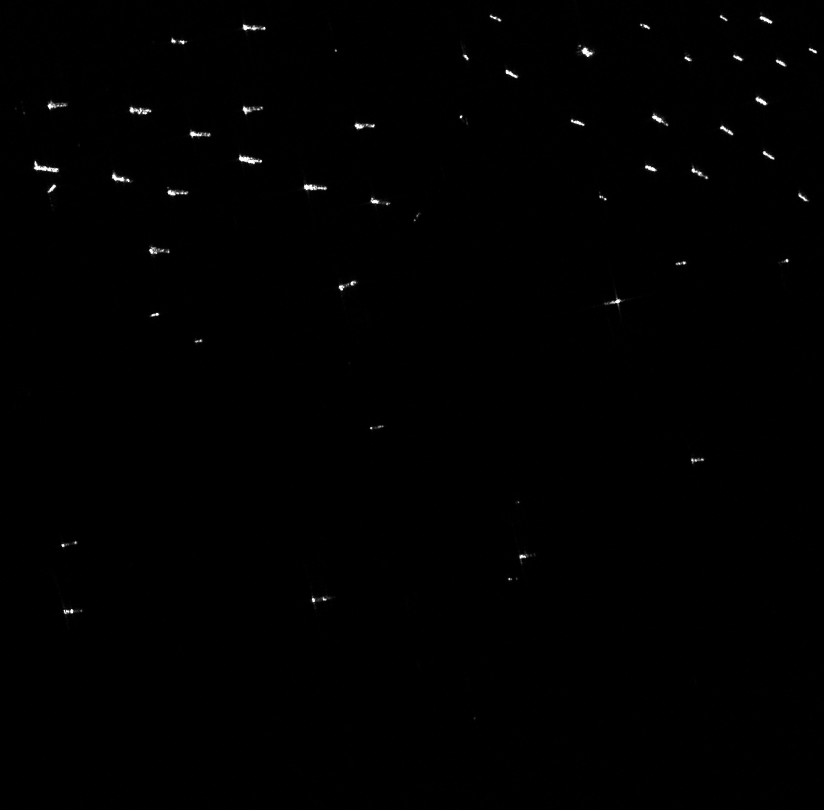
#> input picture tester2.png, 2472 x 2430 px (shown at 1/3 size)
$ python -i annotation.py   (imports and definitions only)
#> lines starting #> are read from the running program, lines starting #| are printed output that depends on the picture; after the words box and inside, x2 and y2 are one past the last pixel; in counts of white or black regions, pixels touching at a corner belong together
#> further down, picture is the input picture: shape (2430, 2472, 3); min 0, max 255, mean 1
### sentinel_analysis/application/shutdown.py
"""Cooperative shutdown coordinator and signal management."""

import atexit
import logging
import os
import signal
import sys
import threading
import time
from collections.abc import Callable
from typing import Any

logger = logging.getLogger(__name__)


class ShutdownCoordinator:
    """Manages application-wide graceful shutdown with a hard deadline watchdog."""

    def __init__(self) -> None:
        self._shutdown_event = threading.Event()
        self._lock = threading.Lock()
        self._cleanup_callbacks: list[tuple[int, Callable[[], Any]]] = []
        self._watchdog_started = False
        self._is_handling_signal = False
        self._installed = False

    # [4 lines left out: function is_shutting_down, not called in this run]

    def wait(self, timeout: float | None = None) -> bool:
        """Wait for shutdown signal or timeout. Returns True if shutdown was signaled."""
        return self._shutdown_event.wait(timeout=timeout)

    # [119 lines left out: functions sleep, register_cleanup, unregister_cleanup, _start_watchdog, reset, request_shutdown and 3 more, not called in this run]


# Global singleton instance
shutdown_coordinator = ShutdownCoordinator()

### sentinel_analysis/interfaces/desktop/annotation.py
"""OpenCV implementation of the interactive annotation editor port."""

from pathlib import Path

import cv2
import numpy as np

from sentinel_analysis.application.ports.annotation import AnnotationTile
from sentinel_analysis.application.shutdown import shutdown_coordinator


# [15 lines left out: functions load_image, mask_image_with_dem, not called in this run]


def rough_ship_boxes(
    image: np.ndarray,
    minimum_area: float = 50,
    maximum_area: float = 5000,
    threshold: int = 40,
) -> list[tuple[int, int, int, int]]:
#> called with minimum_area = 50, maximum_area = 5000, threshold = 40
    if minimum_area < 0 or maximum_area <= minimum_area:
        raise ValueError("Detection area limits must be ordered positive values")
    if not 0 <= threshold <= 255:
        raise ValueError("Detection threshold must be between 0 and 255")
    _, binary = cv2.threshold(image, threshold, 255, cv2.THRESH_BINARY)
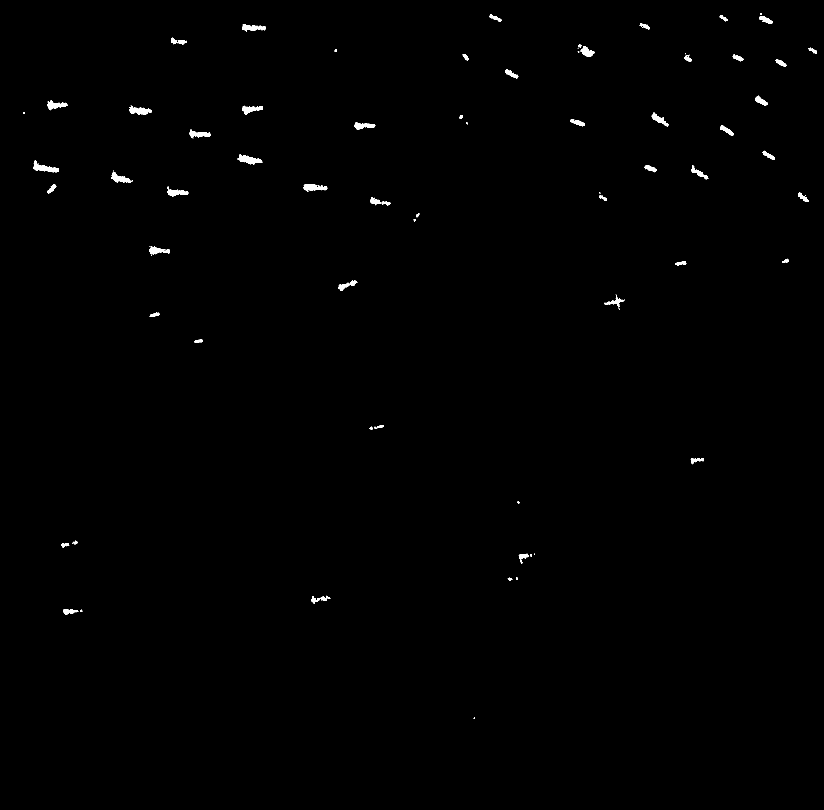
#> binary: shape (2430, 2472, 3) (shown at 1/3 size); 0.41% white; 94 white regions (26 under 20 px), largest, box (x1, y1, x2, y2) and area: (715, 464, 787, 493) 1141, (100, 482, 177, 517) 1128, (388, 316, 455, 345) 1007
    dilated = cv2.dilate(binary, np.ones((5, 5), np.uint8), iterations=2)
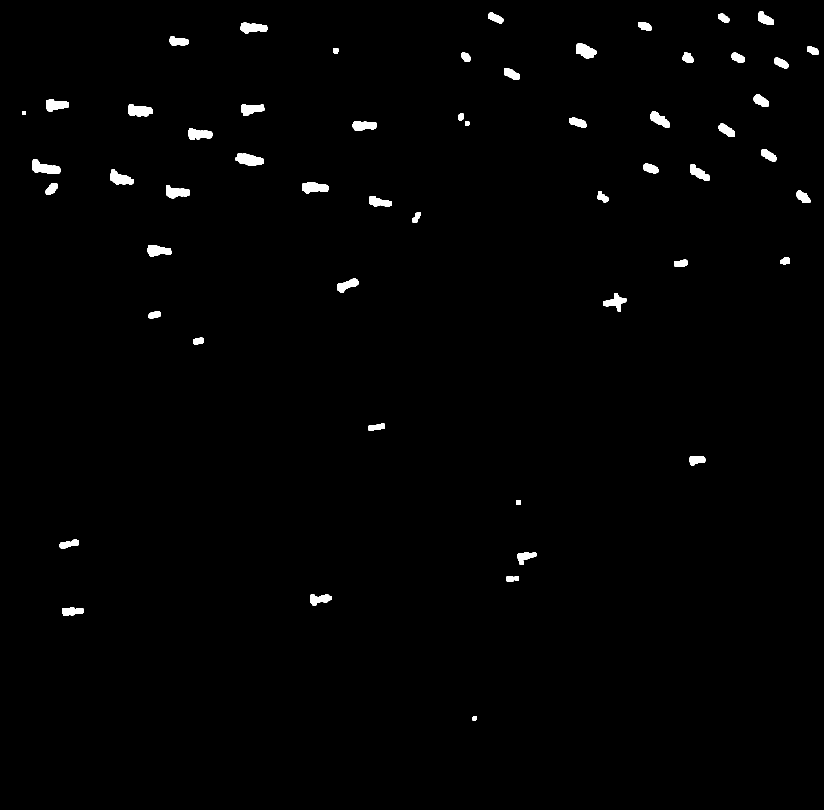
#> dilated: shape (2430, 2472, 3) (shown at 1/3 size); 1% white; 56 white regions, largest, box (x1, y1, x2, y2) and area: (96, 478, 181, 521) 2233, (707, 460, 791, 497) 2157, (384, 312, 459, 349) 2011
#> (the run stopped early here; a loop or call above may not have finished)

$ run again, on tester3.png
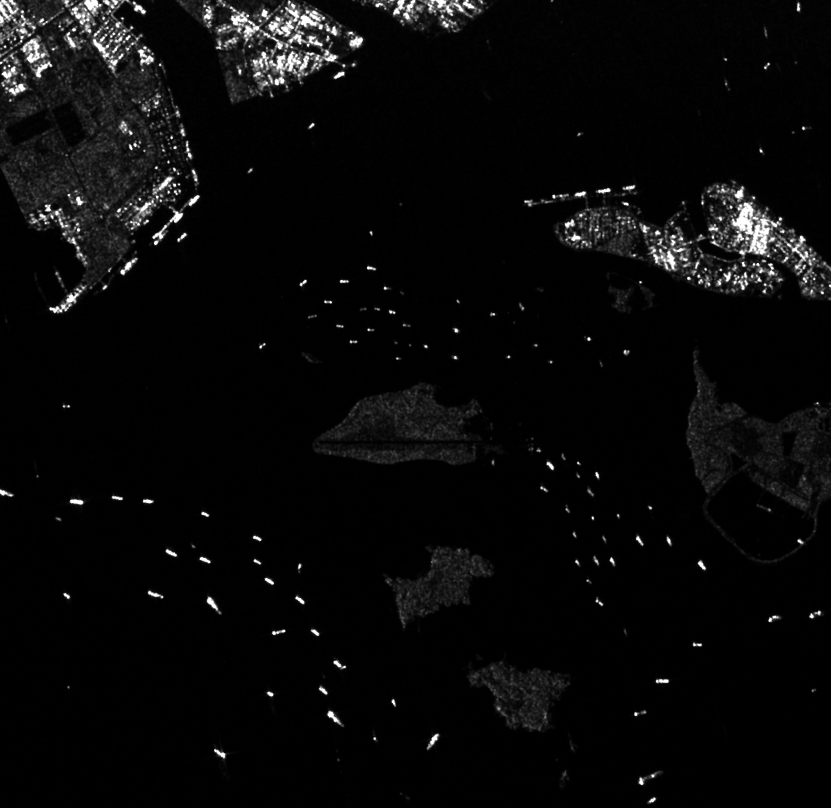
#> input picture tester3.png, 2491 x 2422 px (shown at 1/3 size)
#> picture is the input picture: shape (2422, 2491, 3); min 0, max 255, mean 9.1
#> in rough_ship_boxes, `_, binary = cv2.threshold(image, threshold, 255, cv2.THRESH_BINARY)`:
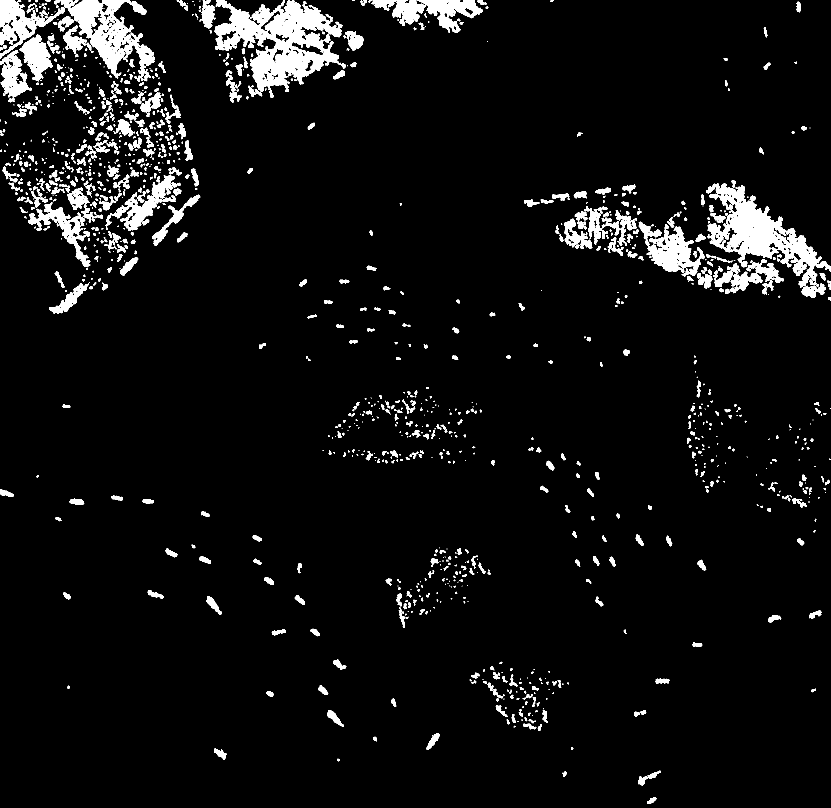
#> binary: shape (2422, 2491, 3) (shown at 1/3 size); 5.4% white; 1306 white regions (392 under 20 px), largest, box (x1, y1, x2, y2) and area: (642, 0, 1038, 275) 49796, (2119, 549, 2491, 894) 38297, (181, 0, 465, 245) 26008
#> in rough_ship_boxes, `dilated = cv2.dilate(binary, np.ones((5, 5), np.uint8), iterations=2)`:
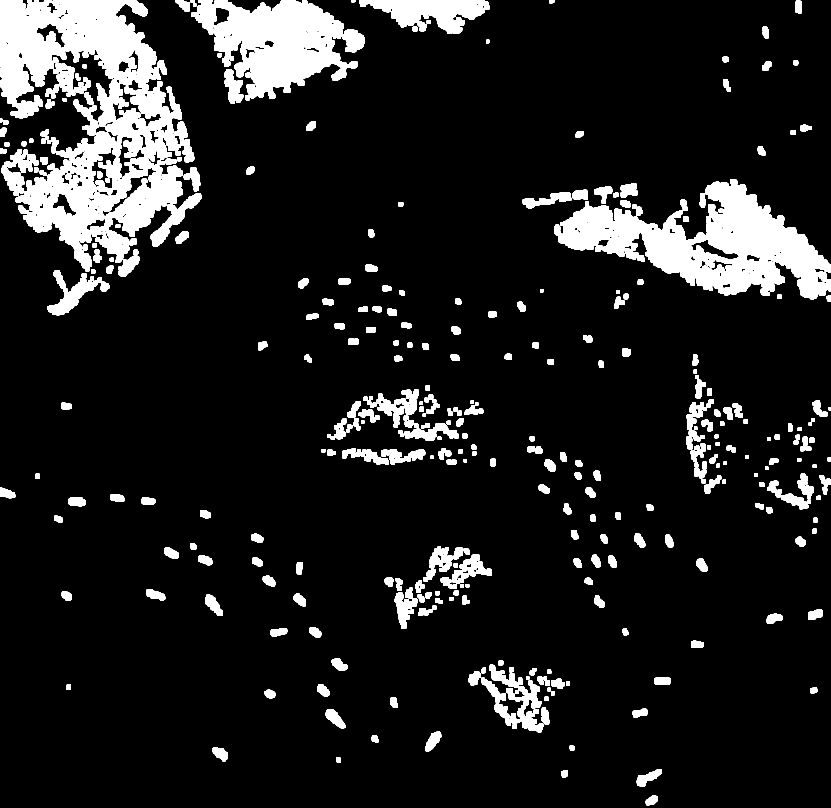
#> dilated: shape (2422, 2491, 3) (shown at 1/3 size); 11.5% white; 338 white regions, largest, box (x1, y1, x2, y2) and area: (0, 0, 605, 831) 239854, (1662, 537, 2491, 898) 132137, (573, 0, 1095, 302) 85612
